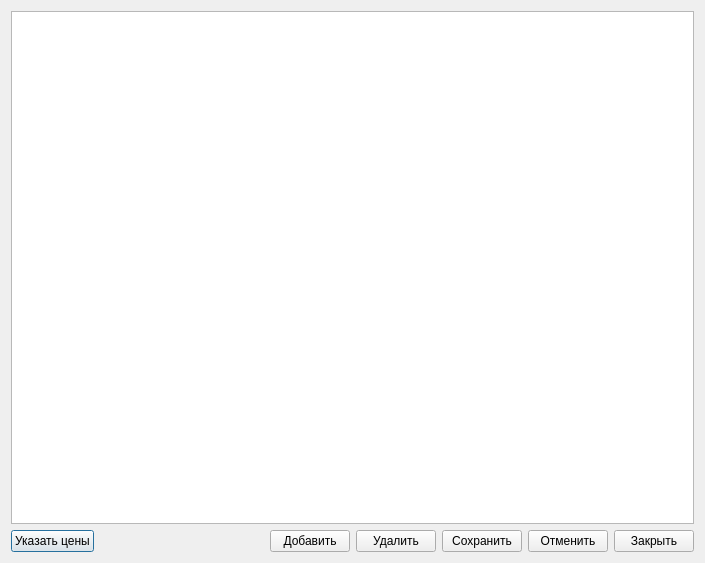
<?xml version="1.0" encoding="UTF-8"?>
<ui version="4.0">
 <class>winNames</class>
 <widget class="QDialog" name="winNames">
  <property name="geometry">
   <rect>
    <x>0</x>
    <y>0</y>
    <width>705</width>
    <height>563</height>
   </rect>
  </property>
  <property name="windowTitle">
   <string>Редактор наименований</string>
  </property>
  <layout class="QVBoxLayout" name="verticalLayout">
   <item>
    <widget class="QTableView" name="tvTable">
     <property name="contextMenuPolicy">
      <enum>Qt::ActionsContextMenu</enum>
     </property>
     <property name="editTriggers">
      <set>QAbstractItemView::DoubleClicked</set>
     </property>
     <property name="alternatingRowColors">
      <bool>true</bool>
     </property>
     <property name="selectionMode">
      <enum>QAbstractItemView::SingleSelection</enum>
     </property>
     <property name="selectionBehavior">
      <enum>QAbstractItemView::SelectRows</enum>
     </property>
     <property name="verticalScrollMode">
      <enum>QAbstractItemView::ScrollPerPixel</enum>
     </property>
     <property name="horizontalScrollMode">
      <enum>QAbstractItemView::ScrollPerPixel</enum>
     </property>
     <property name="sortingEnabled">
      <bool>true</bool>
     </property>
    </widget>
   </item>
   <item>
    <layout class="QHBoxLayout" name="horizontalLayout_2">
     <item>
      <widget class="QPushButton" name="pbSetPrice">
       <property name="text">
        <string>Указать цены</string>
       </property>
      </widget>
     </item>
     <item>
      <spacer name="horizontalSpacer">
       <property name="orientation">
        <enum>Qt::Horizontal</enum>
       </property>
       <property name="sizeHint" stdset="0">
        <size>
         <width>40</width>
         <height>20</height>
        </size>
       </property>
      </spacer>
     </item>
     <item>
      <widget class="QPushButton" name="pbAdd">
       <property name="text">
        <string>Добавить</string>
       </property>
      </widget>
     </item>
     <item>
      <widget class="QPushButton" name="pbDel">
       <property name="text">
        <string>Удалить</string>
       </property>
      </widget>
     </item>
     <item>
      <widget class="QPushButton" name="pbSubmit">
       <property name="text">
        <string>Сохранить</string>
       </property>
      </widget>
     </item>
     <item>
      <widget class="QPushButton" name="pbRevert">
       <property name="text">
        <string>Отменить</string>
       </property>
      </widget>
     </item>
     <item>
      <widget class="QPushButton" name="pbClose">
       <property name="text">
        <string>Закрыть</string>
       </property>
      </widget>
     </item>
    </layout>
   </item>
  </layout>
 </widget>
 <resources/>
 <connections/>
</ui>
